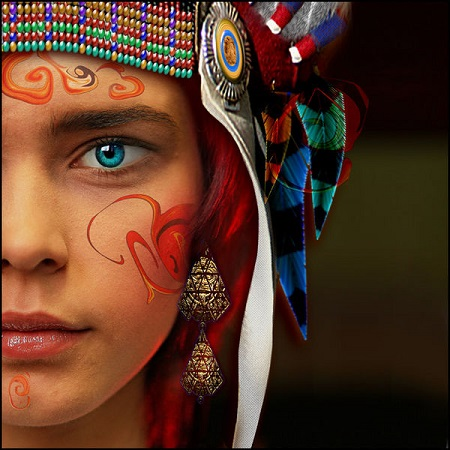
#> input picture Code/1.jpg, 450 x 450 px
$ python Chiaroscuro.py
#> lines starting #> are read from the running program, lines starting #| are printed output that depends on the picture
#> further down, imag is the input picture: shape (450, 450, 3); mean B, G, R 38.6, 55.7, 90.7
import cv2
import numpy as np
import matplotlib.pyplot as plt


# ========================================================================
# Funcion claroscuro
# ========================================================================
def chiaroscuro(img):
    # Se obtiene el tamano del arreglo (imagen)
    rows = img.shape[0] - 1
#> rows = 449
    cols = img.shape[1] - 1
#> cols = 449

    # Se calcula el nuevo color de cada pixel
    for i in range(0, rows, 1):
        for j in range(0, cols, 1):

            #Se lee cada canal (RGB)
            b = img.item(i, j, 0)
            g = img.item(i, j, 1)
            r = img.item(i, j, 2)

            # Calculo de intensidad para cada pixel,
            # dividimos entre 4 en vez de 3 para mejor contaste con las sombras.
            n = (r + g + b) / 4

            # Definimos zonas obscuras; las que esten en cierto rango (entre 0 y 100)
            if (n <= 100):

                # Creo una constante normalizada entre 0 y 1 para los pixeles mas oscuros
                alpha = n / 100

                # Multiplico el valor original del pixel (cada canal) por la constante al
                # cuadrado para que el aumento sea gradual y se vea natural

                img.itemset((i, j, 0), b * alpha * alpha)
                img.itemset((i, j, 1), g * alpha * alpha)
                img.itemset((i, j, 2), r * alpha * alpha * 1.1)

            # Similar que antes pero para los pixels claros
            elif (n > 160):

                # Similar a la constante alpha,pero esta aumentara la intensidad
                # asi que le sumo 1
                beta = (((n - 126) / 127) * ((n - 126) / 127) * 0.01) + 1

                # Multiplicamos cada canal pero los limitamos a 255
                if (b * beta <= 255):
                    img.itemset((i, j, 0), b * beta)
                else:
                    img.itemset((i, j, 0), 255)

                if (g * beta <= 255):
                    img.itemset((i, j, 1), g * beta)
                else:
                    img.itemset((i, j, 1), 255)

                if (r * beta *1.1 <= 255):
                    img.itemset((i, j, 2), (r * beta * 1.1))
                else:
                    img.itemset((i, j, 2), 255)
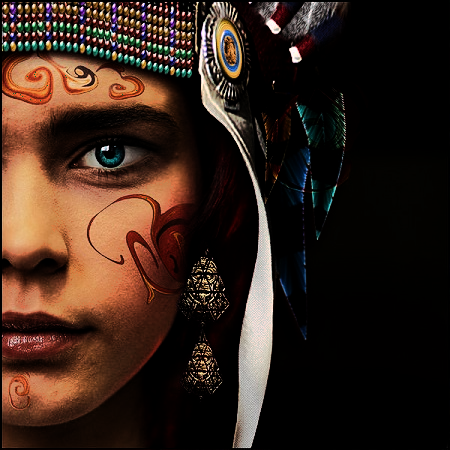
#> img: shape (450, 450, 3); mean B, G, R 26.9, 36.4, 54.6


# ========================================================================
# Ejecucion
# ========================================================================

# Lectura y muestra la imagen original
path = "1.jpg"
imag = cv2.imread(path, cv2.IMREAD_UNCHANGED)
cv2.imshow('original', imag)
cv2.namedWindow('original')

# Se ejecuta la funcion claroscuro y se muestra el resultado
chiaroscuro(imag)
cv2.namedWindow('Claroscuro')
cv2.imshow('Claroscuro', imag)

cv2.waitKey(0)

$ run again, with Code/2.jpg copied over Code/1.jpg
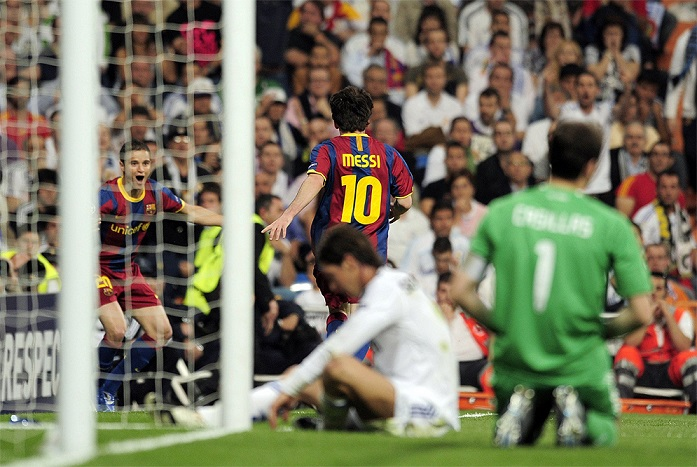
#> input picture Code/2.jpg, 697 x 467 px
#> imag is the input picture: shape (467, 697, 3); mean B, G, R 99.3, 121.1, 123.9
#> after the loop in chiaroscuro, `for i in range(0, rows, 1):`:
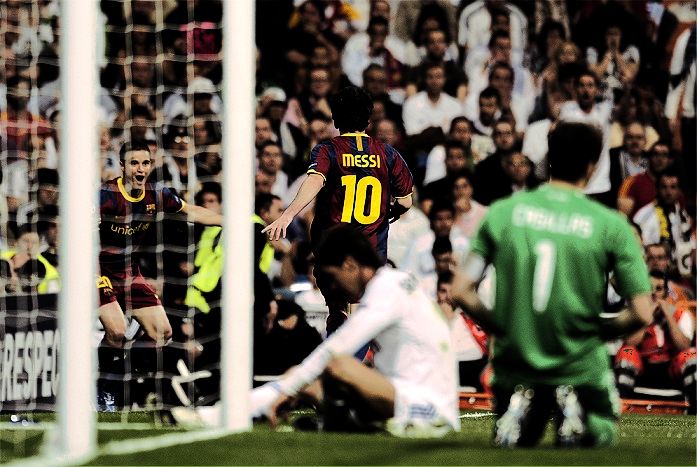
#> img: shape (467, 697, 3); mean B, G, R 81.4, 97.3, 102.4
